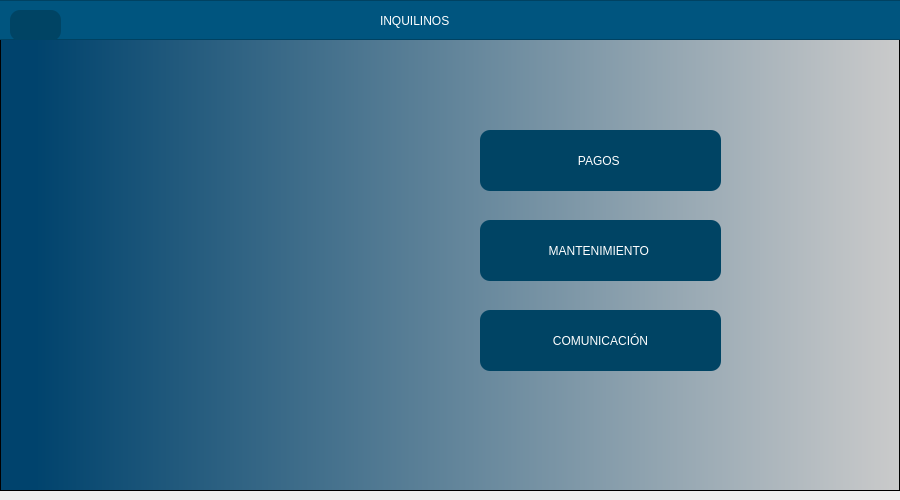
<?xml version="1.0" encoding="UTF-8"?>
<ui version="4.0">
 <class>MainWindow</class>
 <widget class="QMainWindow" name="MainWindow">
  <property name="geometry">
   <rect>
    <x>0</x>
    <y>0</y>
    <width>900</width>
    <height>500</height>
   </rect>
  </property>
  <property name="minimumSize">
   <size>
    <width>900</width>
    <height>500</height>
   </size>
  </property>
  <property name="maximumSize">
   <size>
    <width>900</width>
    <height>16777215</height>
   </size>
  </property>
  <property name="windowTitle">
   <string>MainWindow</string>
  </property>
  <widget class="QWidget" name="centralwidget">
   <layout class="QHBoxLayout" name="horizontalLayout" stretch="0">
    <property name="leftMargin">
     <number>0</number>
    </property>
    <property name="topMargin">
     <number>0</number>
    </property>
    <property name="rightMargin">
     <number>0</number>
    </property>
    <item>
     <widget class="QFrame" name="framefondo">
      <property name="styleSheet">
       <string notr="true">QWidget#framefondo{
background-color: qlineargradient(spread:pad, x1:0, y1:0, x2:1, y2:0, stop:0.039548 rgba(0, 67, 109, 255), stop:1 rgba(203, 203, 203, 255));}</string>
      </property>
      <property name="frameShape">
       <enum>QFrame::StyledPanel</enum>
      </property>
      <property name="frameShadow">
       <enum>QFrame::Raised</enum>
      </property>
      <widget class="QFrame" name="frame_superior">
       <property name="geometry">
        <rect>
         <x>-10</x>
         <y>0</y>
         <width>911</width>
         <height>40</height>
        </rect>
       </property>
       <property name="maximumSize">
        <size>
         <width>16777215</width>
         <height>40</height>
        </size>
       </property>
       <property name="styleSheet">
        <string notr="true">background-color: rgb(0, 85, 127);</string>
       </property>
       <property name="frameShape">
        <enum>QFrame::StyledPanel</enum>
       </property>
       <property name="frameShadow">
        <enum>QFrame::Raised</enum>
       </property>
       <widget class="QLabel" name="label">
        <property name="geometry">
         <rect>
          <x>390</x>
          <y>10</y>
          <width>331</width>
          <height>21</height>
         </rect>
        </property>
        <property name="styleSheet">
         <string notr="true">font: 16pt &quot;Arial&quot;;
color: white;</string>
        </property>
        <property name="text">
         <string>INQUILINOS</string>
        </property>
       </widget>
       <widget class="QPushButton" name="btnRegresar">
        <property name="geometry">
         <rect>
          <x>20</x>
          <y>10</y>
          <width>51</width>
          <height>31</height>
         </rect>
        </property>
        <property name="styleSheet">
         <string notr="true">QPushButton{
font: 87 9pt &quot;Arial&quot;;
background-color: rgb(0, 68, 100);
color:white;

border-radius: 10px;
}


QPushButton:hover {
background-color:qlineargradient(spread:pad, x1:0, y1:0, x2:1, y2:0, stop:0.039548 rgba(0, 67, 109, 255), stop:1 rgba(203, 203, 203, 255))
}</string>
        </property>
        <property name="text">
         <string/>
        </property>
        <property name="icon">
         <iconset>
          <normaloff>../../PROYECTO 1/Interfaz Grafica/Imagenes/volver.png</normaloff>../../PROYECTO 1/Interfaz Grafica/Imagenes/volver.png</iconset>
        </property>
       </widget>
      </widget>
      <widget class="QPushButton" name="btnPagos">
       <property name="geometry">
        <rect>
         <x>480</x>
         <y>130</y>
         <width>241</width>
         <height>61</height>
        </rect>
       </property>
       <property name="layoutDirection">
        <enum>Qt::RightToLeft</enum>
       </property>
       <property name="styleSheet">
        <string notr="true">QPushButton{
font: 87 9pt &quot;Arial&quot;;
background-color: rgb(0, 68, 100);
color:white;

border-radius: 10px;
}


QPushButton:hover {
background-color:rgb(0, 101, 148);
}</string>
       </property>
       <property name="text">
        <string>PAGOS </string>
       </property>
       <property name="icon">
        <iconset>
         <normaloff>../../PROYECTO 1/Interfaz Grafica/Imagenes/pago.png</normaloff>../../PROYECTO 1/Interfaz Grafica/Imagenes/pago.png</iconset>
       </property>
      </widget>
      <widget class="QPushButton" name="btnManteInquilinos">
       <property name="geometry">
        <rect>
         <x>480</x>
         <y>220</y>
         <width>241</width>
         <height>61</height>
        </rect>
       </property>
       <property name="layoutDirection">
        <enum>Qt::RightToLeft</enum>
       </property>
       <property name="styleSheet">
        <string notr="true">QPushButton{
font: 87 9pt &quot;Arial&quot;;
background-color: rgb(0, 68, 100);
color:white;

border-radius: 10px;
}


QPushButton:hover {
background-color:rgb(0, 101, 148);
}</string>
       </property>
       <property name="text">
        <string>MANTENIMIENTO </string>
       </property>
       <property name="icon">
        <iconset>
         <normaloff>../../PROYECTO 1/Interfaz Grafica/Imagenes/mantenimiento.png</normaloff>../../PROYECTO 1/Interfaz Grafica/Imagenes/mantenimiento.png</iconset>
       </property>
      </widget>
      <widget class="QLabel" name="label_2">
       <property name="geometry">
        <rect>
         <x>420</x>
         <y>180</y>
         <width>47</width>
         <height>13</height>
        </rect>
       </property>
       <property name="text">
        <string/>
       </property>
      </widget>
      <widget class="QLabel" name="label_3">
       <property name="geometry">
        <rect>
         <x>190</x>
         <y>160</y>
         <width>201</width>
         <height>191</height>
        </rect>
       </property>
       <property name="text">
        <string/>
       </property>
       <property name="pixmap">
        <pixmap>../../PROYECTO 1/Interfaz Grafica/Imagenes/inquilinos.png</pixmap>
       </property>
       <property name="scaledContents">
        <bool>true</bool>
       </property>
      </widget>
      <widget class="QPushButton" name="btnComunicacion">
       <property name="geometry">
        <rect>
         <x>480</x>
         <y>310</y>
         <width>241</width>
         <height>61</height>
        </rect>
       </property>
       <property name="layoutDirection">
        <enum>Qt::RightToLeft</enum>
       </property>
       <property name="styleSheet">
        <string notr="true">QPushButton{
font: 87 9pt &quot;Arial&quot;;
background-color: rgb(0, 68, 100);
color:white;

border-radius: 10px;
}


QPushButton:hover {
background-color:rgb(0, 101, 148);
}</string>
       </property>
       <property name="text">
        <string>COMUNICACIÓN</string>
       </property>
       <property name="icon">
        <iconset>
         <normaloff>../../PROYECTO 1/Interfaz Grafica/Imagenes/mjs.png</normaloff>../../PROYECTO 1/Interfaz Grafica/Imagenes/mjs.png</iconset>
       </property>
      </widget>
     </widget>
    </item>
   </layout>
  </widget>
 </widget>
 <resources/>
 <connections/>
</ui>
